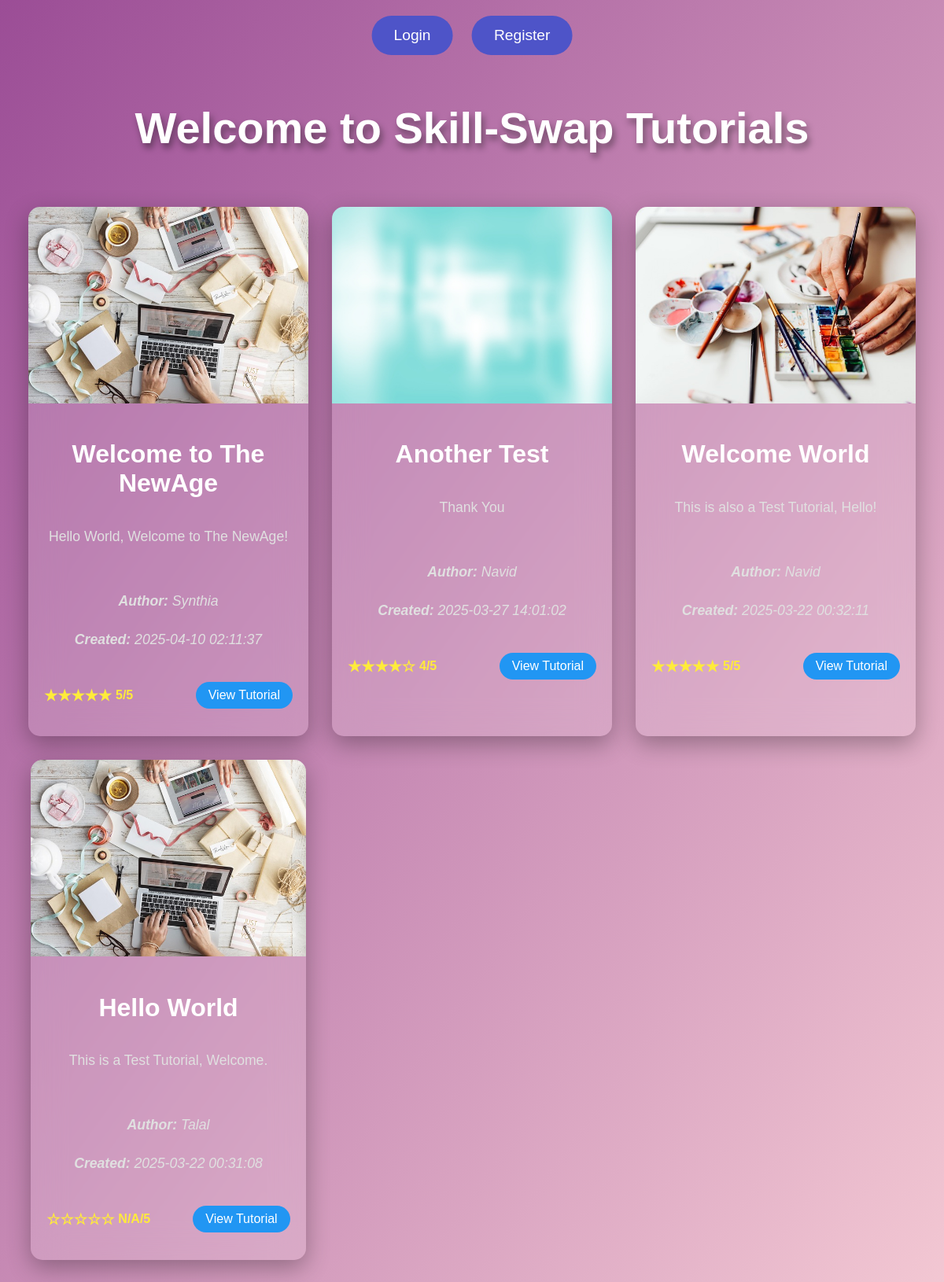
The page / on the database its author committed.
### tables this page shows
CREATE TABLE `tutorials` (
  `tutorial_id` int(11) NOT NULL,
  `user_id` int(11) DEFAULT NULL,
  `title` varchar(255) NOT NULL,
  `description` text NOT NULL,
  `created_at` datetime DEFAULT current_timestamp()
);

CREATE TABLE `users` (
  `user_id` int(11) NOT NULL,
  `name` varchar(255) NOT NULL,
  `email` varchar(255) NOT NULL,
  `password` varchar(255) NOT NULL,
  `role` enum('teacher','student','admin') NOT NULL
);

### classes/Tutorial.php (called while the page is built, shortened)
<?php
class Tutorial {
    private $conn;
    private $table = "tutorials";
    public function __construct($db){
        $this->conn = $db;
    }
    public function getAllTutorials() {
        $query = "SELECT t.*, u.name as author FROM " . $this->table . " t
                  JOIN users u ON t.user_id = u.user_id
                  ORDER BY created_at DESC";
        $stmt = $this->conn->prepare($query);
        $stmt->execute();
        return $stmt->fetchAll(PDO::FETCH_ASSOC);
    }
}
?>

### classes/RatingComment.php (called while the page is built, shortened)
<?php
class RatingComment {
    private $conn;
    private $ratings_table = "ratings";
    public function __construct($db){
        $this->conn = $db;
    }
    public function getAverageRating($tutorial_id) {
        $query = "SELECT AVG(rating) as average_rating FROM " . $this->ratings_table . "
                  WHERE tutorial_id = :tutorial_id";
        $stmt = $this->conn->prepare($query);
        $stmt->bindParam(':tutorial_id', $tutorial_id);
        $stmt->execute();
        $result = $stmt->fetch(PDO::FETCH_ASSOC);
        $average = $result['average_rating'];
	return $average !== null ? round($average, 2) : 0.0;
    }
}
?>

### index.php (the view, shortened to what this page needs)
<?php
require_once 'classes/Tutorial.php';
require_once 'classes/RatingComment.php';
$db = (new Database())->getConnection();
$tutorialObj = new Tutorial($db);
$ratingCommentObj = new RatingComment($db);
$tutorials = $tutorialObj->getAllTutorials();
?>
<main>
    <h1>Welcome to Skill-Swap Tutorials</h1>
    <div class="button-container">
        <?php if(isset($_SESSION['user_id'])): ?>
            <a href="users.php" class="btn">My Account</a>
            <a href="logout.php" class="btn">Logout</a>
        <?php else: ?>
            <a href="login.php" class="btn">Login</a>
            <a href="register.php" class="btn">Register</a>
        <?php endif; ?>
    </div>
    <div class="tutorial-container">
        <?php foreach($tutorials as $index => $tutorial): ?>
            <?php
                $rating = $ratingCommentObj->getAverageRating($tutorial['tutorial_id']);
                $rating_display = $rating ? $rating : "N/A";
                $full_stars = floor($rating);
                $half_star = ($rating - $full_stars) >= 0.5;
                $empty_stars = 5 - $full_stars - ($half_star ? 1 : 0);
                $stars = str_repeat('★', $full_stars) . ($half_star ? '½' : '') . str_repeat('☆', $empty_stars);
            ?>
            <div class="tutorial">
                <?php
                    $images = ['images/desktop.jpg', 'images/white.jpg', 'images/watercolor.jpg'];
                    $imageSrc = $images[$index % 3];
                ?>
                <img src="<?php echo $imageSrc; ?>" alt="Tutorial Image">
                <div class="tutorial-content">
                    <h2><?php echo htmlspecialchars($tutorial['title']); ?></h2>
                    <p><?php echo htmlspecialchars($tutorial['description']); ?></p>
                    <div class="author-date">
                        <p><strong>Author:</strong> <?php echo htmlspecialchars($tutorial['author']); ?></p>
                        <p><strong>Created:</strong> <?php echo htmlspecialchars($tutorial['created_at']); ?></p>
                    </div>
                </div>
                <div class="tutorial-footer">
                    <div class="rating-display">
                        <span class="stars"><?php echo $stars; ?></span>
                        <span><?php echo $rating_display; ?>/5</span>
                    </div>
                    <a href="view_tutorial.php?tutorial_id=<?php echo $tutorial['tutorial_id']; ?>" class="view-btn">View Tutorial</a>
                </div>
            </div>
        <?php endforeach; ?>
    </div>
</main>

### index.php (style rules this page uses)
main { text-align: center; padding: 2rem 1rem; max-width: 1400px; width: 100%; }
h1 { font-size: 3.5rem; color: #fff; margin-bottom: 3rem; text-shadow: 3px 6px 8px rgba(0, 8, 2, 0.4); }
.button-container { position: absolute; top: 10px; left: 50%; transform: translateX(-50%); z-index: 10; }
.btn { background-color: #4e54c8; color: white; padding: 14px 28px; font-size: 1.2rem; border-radius: 50px; text-decoration: none; display: inline-block; transition: all 0.3s ease; margin: 10px; }
.tutorial-container { display: grid; grid-template-columns: repeat(auto-fill, minmax(350px, 1fr)); gap: 30px; justify-items: center; padding: 20px; }
.tutorial { background: rgba(255, 255, 255, 0.15); backdrop-filter: blur(20px); border-radius: 15px; box-shadow: 0 10px 30px rgba(0, 0, 0, 0.3); overflow: hidden; transition: transform 0.4s, box-shadow 0.4s; max-width: 400px; position: relative; padding-bottom: 20px; }
.tutorial img { width: 100%; height: 250px; object-fit: cover; }
.tutorial-content { padding: 20px; display: flex; flex-direction: column; }
.tutorial h2 { font-size: 2rem; color: #fff; margin-bottom: 1rem; }
.tutorial p { font-size: 1.1rem; line-height: 1.8; color: #e0e0e0; }
.author-date { margin-top: 15px; font-style: italic; color: #bbb; }
.tutorial-footer { display: flex; justify-content: space-between; padding: 0 20px 15px; align-items: center; }
.rating-display { display: flex; align-items: center; color: #ffeb3b; font-weight: bold; }
.rating-display .stars { margin-right: 5px; font-size: 1.2rem; }
.view-btn { background-color: #2196F3; color: white; padding: 8px 16px; border-radius: 20px; text-decoration: none; transition: all 0.3s; }

### rows shown on the page
tutorials: title "Welcome to The NewAge", description "Hello World, Welcome to The NewAge!", user.name "Synthia", created_at "2025-04-10 02:11:37", stars "★★★★★", tutorial_id "5"
tutorials: shows a picture, title "Another Test", description "Thank You", user.name "Navid", created_at "2025-03-27 14:01:02", stars "★★★★☆", tutorial_id "4"
tutorials: shows a picture, title "Welcome World", description "This is also a Test Tutorial, Hello!", user.name "Navid", created_at "2025-03-22 00:32:11", stars "★★★★★", rating_display "5"
tutorials: title "Hello World", description "This is a Test Tutorial, Welcome.", user.name "Talal", created_at "2025-03-22 00:31:08", stars "☆☆☆☆☆", rating_display "N/A"
